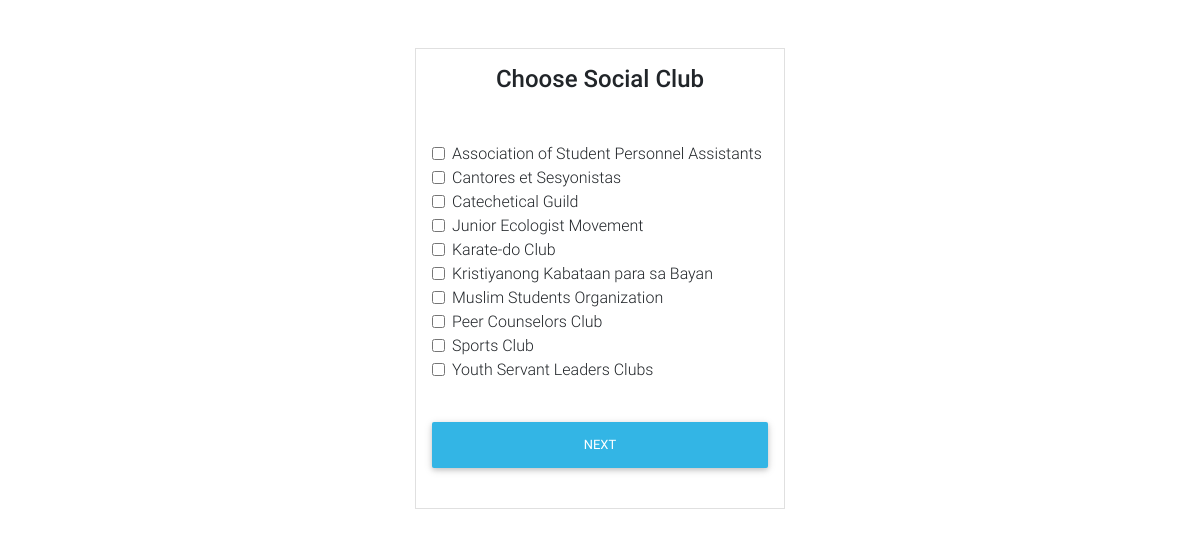
Screenshot of /choose-social-club.php with the database file from the repository.
### tables this page shows
CREATE TABLE `social_club_table` (
  `socialClubId` int(6) NOT NULL AUTO_INCREMENT,
  `socialClubName` varchar(60) DEFAULT NULL,
  `socialClubcode` varchar(20) DEFAULT NULL,
  PRIMARY KEY (`socialClubId`)
);

### choose-social-club.php (the view, shortened to what this page needs)
<?php include('header.php');
?>
<div class="container-fluid">
<div class="row">
  <div class="col-md-4"></div>
  <div class="col-md-4">
    <div class="mt-5">
      <form class="border border-light p-3" method="POST" action="controller.php" autocomplete="false">
          <p class="h4 mb-4 text-center">Choose Social Club</p>
          <div class="row">
            <div class="col-12">
                <div class="form-group">
                <div class="form-check">
                  <?php
                    $qry = mysqli_query($connection,"select * from social_club_table order by socialClubName asc");
                    while ($res = mysqli_fetch_assoc($qry)) { ?>
                    <br>
                      <input type="checkbox" name="socialClubName[]" class="form-check-input" value="<?php echo  $res['socialClubId']; ?>" id="c<?php echo $res['socialClubId']; ?>">
                      <label class="form-check-label" for="c<?php echo $res['socialClubId']; ?>"><?php echo $res['socialClubName']; ?></label>
                    <?php }
                   ?>
                </div>
                </div>
          </div>
          </div>
          <button class="btn btn-info btn-block my-4" type="submit" >Next</button>
      </form>
    </div>
  </div>
</div>
<div class="col-md-4"></div>
</div>
<?php include('footer.php'); ?>

### header.php (shortened to what this page needs)
<!DOCTYPE html>
<html lang="en">
<head>
  <link rel="stylesheet" href="https://use.fontawesome.com/releases/v5.6.3/css/all.css">
  <link href="css/bootstrap.min.css" rel="stylesheet">
  <link href="css/mdb.min.css" rel="stylesheet">
  <link href="css/style.css" rel="stylesheet">
  <link rel="stylesheet" type="text/css" href="css/addons/datatables.min.css">
<link href="https://rawgit.com/indrimuska/jquery-editable-select/master/dist/jquery-editable-select.min.css" rel="stylesheet">
</head>
<body class="fixed-sn light-blue-skin">

### footer.php (shortened to what this page needs)
</body>
</html>

### rows the page displays
social_club_table: socialClubName "Association of Student Personnel Assistants"
social_club_table: socialClubName "Cantores et Sesyonistas"
social_club_table: socialClubName "Catechetical Guild"
social_club_table: socialClubName "Junior Ecologist Movement"
social_club_table: socialClubName "Karate-do Club"
social_club_table: socialClubName "Kristiyanong Kabataan para sa Bayan"
social_club_table: socialClubName "Muslim Students Organization"
social_club_table: socialClubName "Peer Counselors Club"
social_club_table: socialClubName "Sports Club"
social_club_table: socialClubName "Youth Servant Leaders Clubs"
